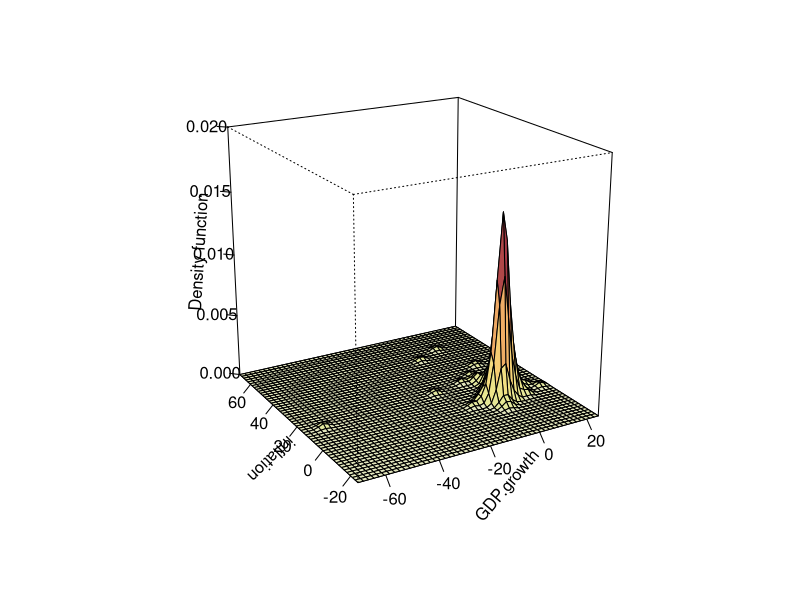
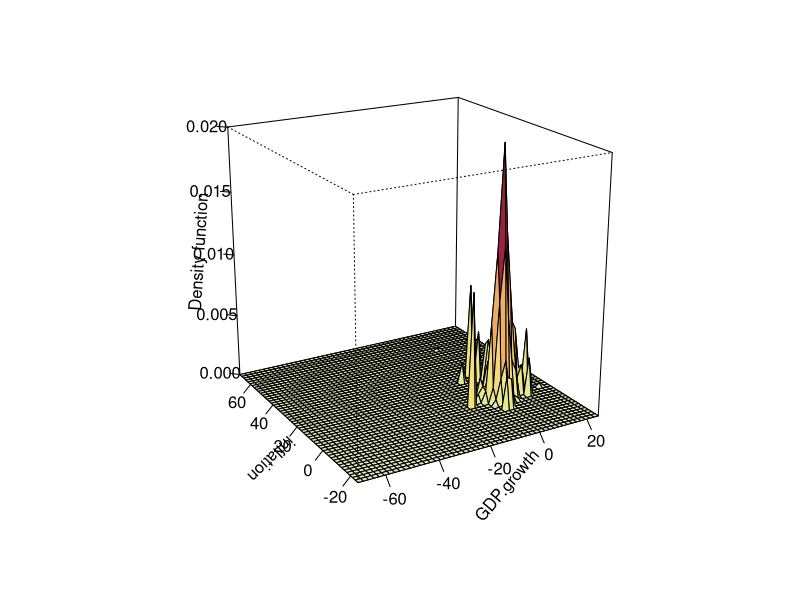

Recreate these plots in R, in order.
library(ks)


### Name: vkde
### Title: Variable kernel density estimate.
### Aliases: kde.balloon kde.sp
### Keywords: smooth

### ** Examples

## No test: 
data(worldbank)
wb <- as.matrix(na.omit(worldbank[,4:5]))
xmin <- c(-70,-25); xmax <- c(25,70)
fhat <- kde(x=wb, xmin=xmin, xmax=xmax)
fhat.sp <- kde.sp(x=wb, xmin=xmin, xmax=xmax)
plot(fhat, display="persp", box=TRUE, phi=20, zlim=c(0,max(fhat.sp$estimate)))
plot(fhat.sp, display="persp", box=TRUE, phi=20, zlim=c(0,max(fhat.sp$estimate)))
## End(No test)
## Not run: 
##D fhat.ball <- kde.balloon(x=wb, xmin=xmin, xmax=xmax)
##D plot(fhat.ball, display="persp", box=TRUE, phi=20, zlim=c(0,max(fhat.sp$estimate)))
## End(Not run)
